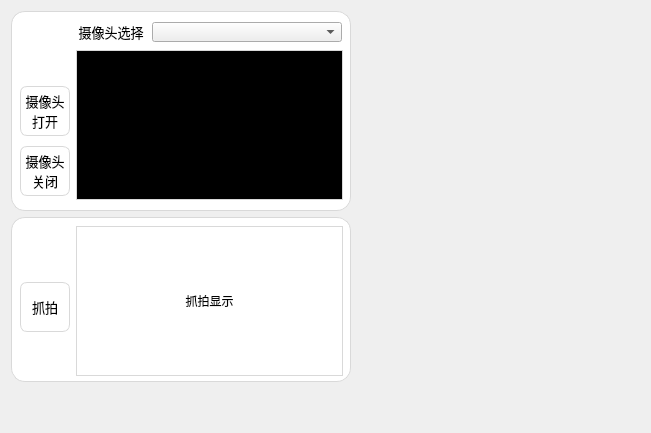
    <widget class="QWidget" name="minitor_page">
     <layout class="QGridLayout" name="gridLayout_11">
      <item row="0" column="0" rowspan="2">
       <layout class="QVBoxLayout" name="verticalLayout_13">
        <item>
         <widget class="QWidget" name="camera_widget" native="true">
          <property name="minimumSize">
           <size>
            <width>340</width>
            <height>200</height>
           </size>
          </property>
          <property name="maximumSize">
           <size>
            <width>340</width>
            <height>200</height>
           </size>
          </property>
          <property name="styleSheet">
           <string notr="true">#camera_widget
{
	background-color: rgb(255, 255, 255);
	border-radius: 14px;
	border:1px solid rgb(217, 217, 217);
}</string>
          </property>
          <layout class="QGridLayout" name="gridLayout">
           <item row="0" column="0" rowspan="2">
            <layout class="QVBoxLayout" name="verticalLayout_9">
             <item>
              <widget class="QLabel" name="label_2">
               <property name="minimumSize">
                <size>
                 <width>50</width>
                 <height>50</height>
                </size>
               </property>
               <property name="maximumSize">
                <size>
                 <width>50</width>
                 <height>50</height>
                </size>
               </property>
               <property name="text">
                <string/>
               </property>
               <property name="pixmap">
                <pixmap resource="resource/resource.qrc">:/first/minitor_page/camera_icon.png</pixmap>
               </property>
               <property name="scaledContents">
                <bool>true</bool>
               </property>
               <property name="alignment">
                <set>Qt::AlignCenter</set>
               </property>
              </widget>
             </item>
             <item>
              <widget class="QPushButton" name="openCameraBtn">
               <property name="sizePolicy">
                <sizepolicy hsizetype="Preferred" vsizetype="Preferred">
                 <horstretch>0</horstretch>
                 <verstretch>0</verstretch>
                </sizepolicy>
               </property>
               <property name="minimumSize">
                <size>
                 <width>50</width>
                 <height>50</height>
                </size>
               </property>
               <property name="maximumSize">
                <size>
                 <width>50</width>
                 <height>50</height>
                </size>
               </property>
               <property name="font">
                <font>
                 <family>字魂布丁体(商用需授权)</family>
                 <pointsize>10</pointsize>
                </font>
               </property>
               <property name="styleSheet">
                <string notr="true">#openCameraBtn {
	background-color: rgb(255, 255, 255);
    color: black;
    border: none;
    border-radius: 7px;
	border:1px solid rgb(217, 217, 217);
}

#openCameraBtn:hover {
    background-color: rgb(200, 220, 255); 
}

#openCameraBtn:pressed {
    background-color: rgb(180, 200, 230); 
}</string>
               </property>
               <property name="text">
                <string>摄像头
打开</string>
               </property>
              </widget>
             </item>
             <item>
              <widget class="QPushButton" name="closeCameraBtn">
               <property name="sizePolicy">
                <sizepolicy hsizetype="Preferred" vsizetype="Preferred">
                 <horstretch>0</horstretch>
                 <verstretch>0</verstretch>
                </sizepolicy>
               </property>
               <property name="minimumSize">
                <size>
                 <width>50</width>
                 <height>50</height>
                </size>
               </property>
               <property name="maximumSize">
                <size>
                 <width>50</width>
                 <height>50</height>
                </size>
               </property>
               <property name="font">
                <font>
                 <family>字魂布丁体(商用需授权)</family>
                 <pointsize>10</pointsize>
                </font>
               </property>
               <property name="styleSheet">
                <string notr="true">#closeCameraBtn {
	background-color: rgb(255, 255, 255);
    color: black;
    border: none;
    border-radius: 7px;
	border:1px solid rgb(217, 217, 217);
}

#closeCameraBtn:hover {
    background-color: rgb(200, 220, 255); 
}

#closeCameraBtn:pressed {
    background-color: rgb(180, 200, 230); 
}</string>
               </property>
               <property name="text">
                <string>摄像头
关闭</string>
               </property>
              </widget>
             </item>
            </layout>
           </item>
           <item row="0" column="1">
            <layout class="QHBoxLayout" name="horizontalLayout_5">
             <item>
              <widget class="QLabel" name="camera_title">
               <property name="minimumSize">
                <size>
                 <width>70</width>
                 <height>20</height>
                </size>
               </property>
               <property name="maximumSize">
                <size>
                 <width>70</width>
                 <height>20</height>
                </size>
               </property>
               <property name="font">
                <font>
                 <family>字魂布丁体(商用需授权)</family>
                 <pointsize>10</pointsize>
                </font>
               </property>
               <property name="text">
                <string>摄像头选择</string>
               </property>
               <property name="alignment">
                <set>Qt::AlignCenter</set>
               </property>
              </widget>
             </item>
             <item>
              <widget class="QComboBox" name="chooseCamera">
               <property name="minimumSize">
                <size>
                 <width>180</width>
                 <height>20</height>
                </size>
               </property>
               <property name="maximumSize">
                <size>
                 <width>200</width>
                 <height>20</height>
                </size>
               </property>
              </widget>
             </item>
            </layout>
           </item>
           <item row="1" column="1">
            <widget class="QWidget" name="cameraShow" native="true">
             <property name="minimumSize">
              <size>
               <width>267</width>
               <height>150</height>
              </size>
             </property>
             <property name="maximumSize">
              <size>
               <width>150</width>
               <height>150</height>
              </size>
             </property>
             <property name="styleSheet">
              <string notr="true">#cameraShow
{
	background-color: rgb(255, 255, 255);
	border:1px solid rgb(217, 217, 217);
	background-color: rgb(0, 0, 0);
}</string>
             </property>
            </widget>
           </item>
          </layout>
         </widget>
        </item>
        <item>
         <layout class="QVBoxLayout" name="verticalLayout_12">
          <item>
           <widget class="QWidget" name="pic_widget" native="true">
            <property name="minimumSize">
             <size>
              <width>340</width>
              <height>165</height>
             </size>
            </property>
            <property name="maximumSize">
             <size>
              <width>340</width>
              <height>165</height>
             </size>
            </property>
            <property name="styleSheet">
             <string notr="true">#pic_widget
{
	background-color: rgb(255, 255, 255);
	border-radius: 14px;
	border:1px solid rgb(217, 217, 217);
}</string>
            </property>
            <layout class="QGridLayout" name="gridLayout_10">
             <item row="0" column="0">
              <layout class="QVBoxLayout" name="verticalLayout_10">
               <item>
                <widget class="QLabel" name="label_18">
                 <property name="minimumSize">
                  <size>
                   <width>50</width>
                   <height>50</height>
                  </size>
                 </property>
                 <property name="maximumSize">
                  <size>
                   <width>50</width>
                   <height>50</height>
                  </size>
                 </property>
                 <property name="text">
                  <string/>
                 </property>
                 <property name="pixmap">
                  <pixmap resource="resource/resource.qrc">:/first/minitor_page/catchpic_icon.png</pixmap>
                 </property>
                 <property name="scaledContents">
                  <bool>true</bool>
                 </property>
                </widget>
               </item>
               <item>
                <widget class="QPushButton" name="takePhoto">
                 <property name="sizePolicy">
                  <sizepolicy hsizetype="Preferred" vsizetype="Preferred">
                   <horstretch>0</horstretch>
                   <verstretch>0</verstretch>
                  </sizepolicy>
                 </property>
                 <property name="minimumSize">
                  <size>
                   <width>50</width>
                   <height>50</height>
                  </size>
                 </property>
                 <property name="maximumSize">
                  <size>
                   <width>50</width>
                   <height>50</height>
                  </size>
                 </property>
                 <property name="font">
                  <font>
                   <family>字魂布丁体(商用需授权)</family>
                   <pointsize>10</pointsize>
                  </font>
                 </property>
                 <property name="styleSheet">
                  <string notr="true">#takePhoto {
	background-color: rgb(255, 255, 255);
    color: black;
    border: none;
    border-radius: 7px;
	border:1px solid rgb(217, 217, 217);
}

#takePhoto:hover {
    background-color: rgb(200, 220, 255); 
}

#takePhoto:pressed {
    background-color: rgb(180, 200, 230); 
}</string>
                 </property>
                 <property name="text">
                  <string>抓拍</string>
                 </property>
                </widget>
               </item>
               <item>
                <spacer name="verticalSpacer_2">
                 <property name="orientation">
                  <enum>Qt::Vertical</enum>
                 </property>
                 <property name="sizeHint" stdset="0">
                  <size>
                   <width>20</width>
                   <height>78</height>
                  </size>
                 </property>
                </spacer>
               </item>
              </layout>
             </item>
             <item row="0" column="1">
              <widget class="QLabel" name="picShow">
               <property name="minimumSize">
                <size>
                 <width>267</width>
                 <height>150</height>
                </size>
               </property>
               <property name="maximumSize">
                <size>
                 <width>267</width>
                 <height>150</height>
                </size>
               </property>
               <property name="styleSheet">
                <string notr="true">#picShow
{
	background-color: rgb(255, 255, 255);
	border:1px solid rgb(217, 217, 217);
}</string>
               </property>
               <property name="text">
                <string>抓拍显示</string>
               </property>
               <property name="alignment">
                <set>Qt::AlignCenter</set>
               </property>
              </widget>
             </item>
            </layout>
           </widget>
          </item>
          <item>
           <spacer name="verticalSpacer_3">
            <property name="orientation">
             <enum>Qt::Vertical</enum>
            </property>
            <property name="sizeHint" stdset="0">
             <size>
              <width>20</width>
              <height>40</height>
             </size>
            </property>
           </spacer>
          </item>
         </layout>
        </item>
       </layout>
      </item>
      <item row="0" column="1">
       <spacer name="horizontalSpacer_9">
        <property name="orientation">
         <enum>Qt::Horizontal</enum>
        </property>
        <property name="sizeHint" stdset="0">
         <size>
          <width>289</width>
          <height>20</height>
         </size>
        </property>
       </spacer>
      </item>
      <item row="1" column="1">
       <spacer name="horizontalSpacer_10">
        <property name="orientation">
         <enum>Qt::Horizontal</enum>
        </property>
        <property name="sizeHint" stdset="0">
         <size>
          <width>289</width>
          <height>20</height>
         </size>
        </property>
       </spacer>
      </item>
     </layout>
    </widget>
